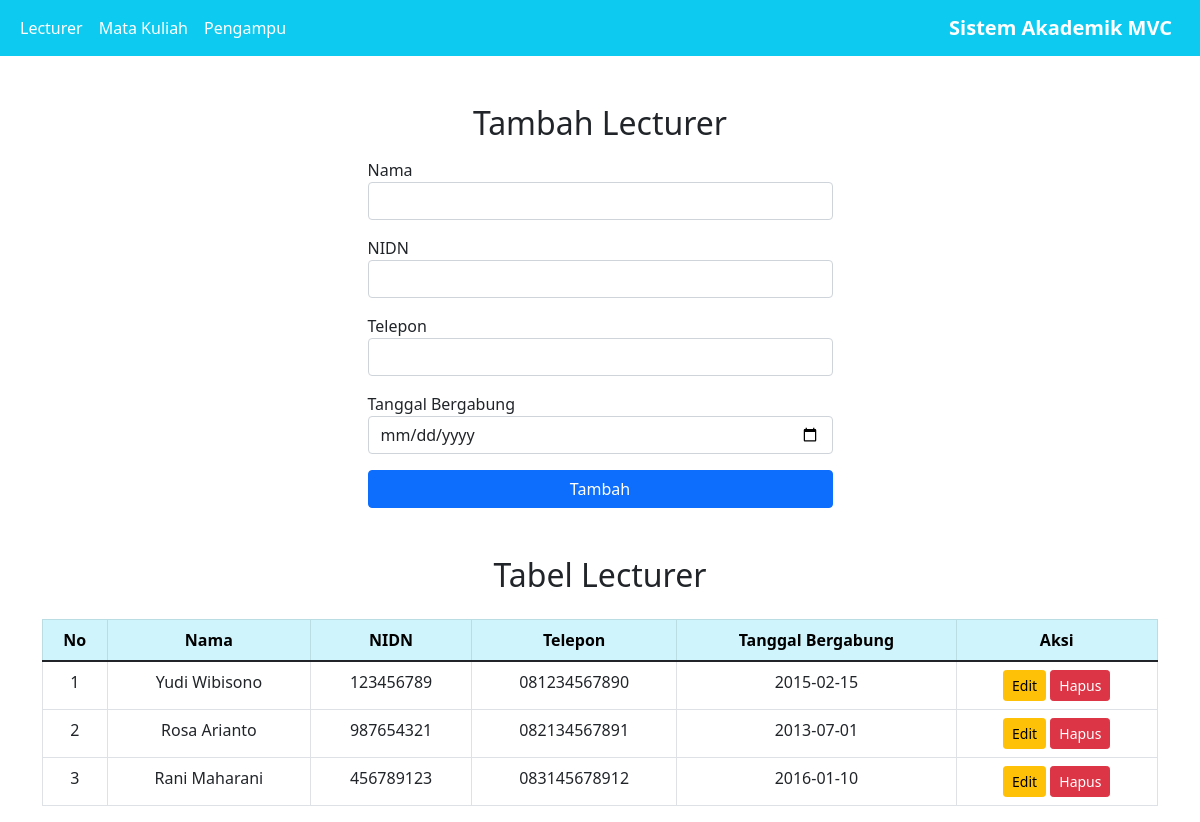
Screenshot of /lecturer.php with the database file from the repository.
### tables this page shows
CREATE TABLE lecturers (
  id INT AUTO_INCREMENT PRIMARY KEY,
  nama VARCHAR(100) NOT NULL,
  nidn VARCHAR(20) NOT NULL,
  telepon VARCHAR(20),
  tanggal_gabung DATE
);

### controllers/LecturerController.php (called while the page is built, shortened)
<?php
include_once("models/Lecturer.php");
include_once("views/LecturerView.php");
class LecturerController
{
    private $lecturer;
    function __construct()
    {
        $this->lecturer = new Lecturer(
            Config::$db_host,
            Config::$db_user,
            Config::$db_pass,
            Config::$db_name
        );
    }
    public function index()
    {
        $this->lecturer->open();
        $this->lecturer->getLecturer();
        $dataLecturer = [];
        while ($row = $this->lecturer->getResult()) {
            $dataLecturer[] = $row;
        }
        $view = new LecturerView();
        $view->render(["lecturer" => $dataLecturer]);
    }
}
?>

### models/DB.php (called while the page is built, shortened)
<?php
class DB {
    private $db_host = "";
    private $db_user = "";
    private $db_pass = "";
    private $db_name = "";
    private $db_link;
    function __construct($db_host, $db_user, $db_pass, $db_name)
    {
        $this->db_host = $db_host;
        $this->db_user = $db_user;
        $this->db_pass = $db_pass;
        $this->db_name = $db_name;
    }
    function open()
    {
        $this->db_link = mysqli_connect(
            $this->db_host,
            $this->db_user,
            $this->db_pass,
            $this->db_name
        );
    }
    function execute($query)
    {
        $this->result = mysqli_query($this->db_link, $query);
        return $this->result;
    }
}

### models/Lecturer.php (called while the page is built, shortened)
<?php
class Lecturer extends DB
{
    function getLecturer()
    {
        $query = "SELECT * FROM lecturers";
        return $this->execute($query);
    }
}

### views/LecturerView.php (the view, shortened to what this page needs)
<?php
class LecturerView
{
    public function render($data)
    {
        $no = 1;
        $rows = "";
        foreach ($data["lecturer"] as $val) {
            $rows .= "
                <tr>
                    <td>$no</td>
                    <td>{$val['nama']}</td>
                    <td>{$val['nidn']}</td>
                    <td>{$val['telepon']}</td>
                    <td>{$val['tanggal_gabung']}</td>
                    <td>
                        <a href='lecturer.php?id_edit={$val['id']}' class='btn btn-warning btn-sm'>Edit</a>
                        <a href='lecturer.php?id_hapus={$val['id']}' class='btn btn-danger btn-sm'>Hapus</a>
                    </td>
                </tr>
            ";
            $no++;
        }
    }
}

### rows the page displays
lecturers: nama "Yudi Wibisono", nidn "123456789", telepon "081234567890", tanggal_gabung "2015-02-15"
lecturers: nama "Rosa Arianto", nidn "987654321", telepon "082134567891", tanggal_gabung "2013-07-01"
lecturers: nama "Rani Maharani", nidn "456789123", telepon "083145678912", tanggal_gabung "2016-01-10"
